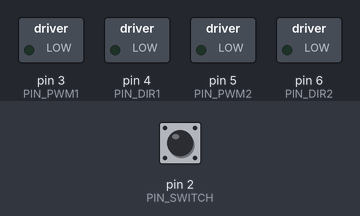
Recording of a sketch running on a simulated Arduino Uno, built with avr-gcc and run on an emulated ATmega328P. On the bench: switched loads named in the sketch (green lamp = pin HIGH). The test bench sets the inputs (shaded band); at power-on: pin 2 (PIN_SWITCH) HIGH.

Above: at 1.2 s.
1.3 s: pin 2 (PIN_SWITCH) pulled LOW for 0.15 s
At 2.5 s:
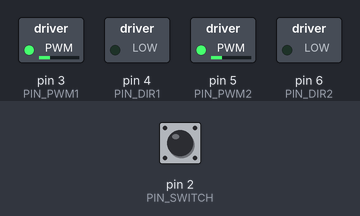
Timing chart, 0 to 7.8 s (numbered marks = the images above; inputs shaded):
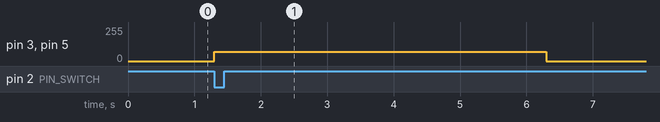

Measured:
- after the input at 1.3 s, pin 3 (PIN_PWM1), pin 5 (PIN_PWM2): 0/255 → 70/255 at once, → 0/255 5.0 s later

The sketch:

mirs2501_bubble.ino
```cpp
/*
 * ======================================================================================
 * プロジェクト名 : MIRS2501 BABLOON
 * ファイル名     : mirs2501_bubble.ino
 * バージョン     : Ver 1.00
 * 最終更新日     : 2025/12/19
 /*
 * ======================================================================================
 * プロジェクト名 : MIRS2501 BABLOON
 * ファイル名     : mirs2501_bubble_v2.ino
 * バージョン     : Ver 1.10 (Dual Motor)
 * 最終更新日     : 2026/01/24
 * --------------------------------------------------------------------------------------
 * [ ピン配置 (Pin Assignment) - Arduino Uno ]
 * 2 (D2) : リミットスイッチ
 * 3 (D3) : モーター1 速度 (PWM)
 * 4 (D4) : モーター1 回転方向
 * 5 (D5) : モーター2 速度 (PWM)  <-- 追加
 * 6 (D6) : モーター2 回転方向    <-- 追加
 * ======================================================================================
 */

// --- ピン定義 ---
const int PIN_SWITCH = 2; // リミットスイッチ (D2とGNDに接続)

// モーター1 (既存)
const int PIN_PWM1   = 3; // モーター1 速度 (PWM)
const int PIN_DIR1   = 4; // モーター1 回転方向

// モーター2 (新規追加)
const int PIN_PWM2   = 5; // モーター2 速度 (PWM) ※D5はPWM対応ピン
const int PIN_DIR2   = 6; // モーター2 回転方向

void setup() {
  // スイッチ設定 (内部プルアップ有効：押すとLOWになります)
  pinMode(PIN_SWITCH, INPUT_PULLUP);

  // モーター1設定
  pinMode(PIN_PWM1, OUTPUT);
  pinMode(PIN_DIR1, OUTPUT);

  // モーター2設定
  pinMode(PIN_PWM2, OUTPUT);
  pinMode(PIN_DIR2, OUTPUT);

  // 最初は両方停止
  analogWrite(PIN_PWM1, 0);
  analogWrite(PIN_PWM2, 0);
}

void loop() {
  // スイッチが押されたら (LOWになったら)
  if (digitalRead(PIN_SWITCH) == LOW) {

    // 1. 回転方向を決める (HIGHまたはLOW)
    // ※モーターの配線によっては、片方をHIGH、もう片方をLOWにする必要があるかもしれません
    digitalWrite(PIN_DIR1, LOW);
    digitalWrite(PIN_DIR2, LOW);

    // 2. モーターを回す (PWM 70)
    // 2つのモーターを同時に駆動します
    analogWrite(PIN_PWM1, 70);
    analogWrite(PIN_PWM2, 70);

    // 3. 5秒待つ (コメントは3秒ですがコードは5000ms=5秒になっています)
    delay(5000);

    // 4. 停止する
    analogWrite(PIN_PWM1, 0);
    analogWrite(PIN_PWM2, 0);

    // チャタリング(誤検知)防止のため少し待つ
    delay(500);
  }
}
```
